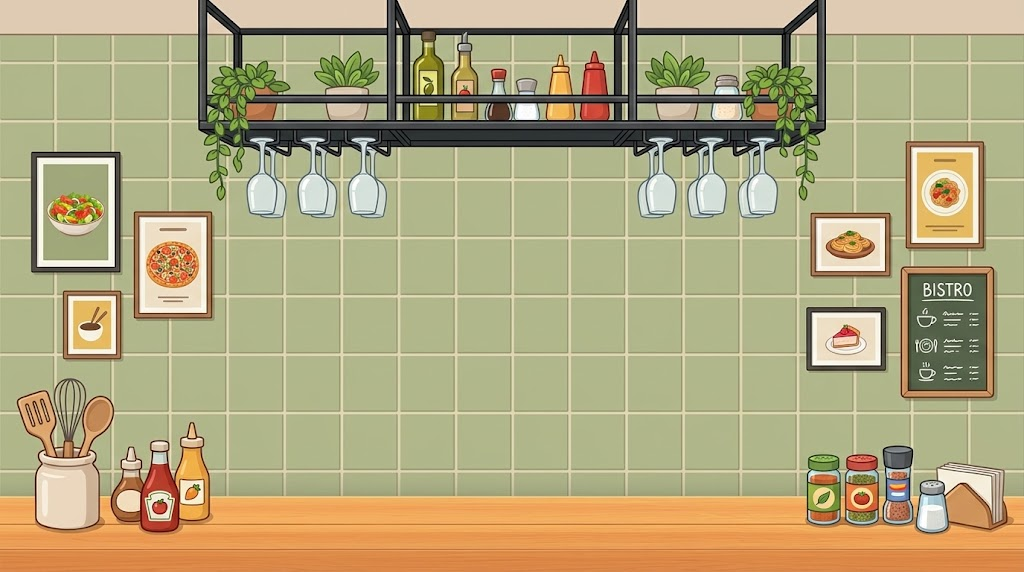
#> input picture Tools/ArtGen/kitchen_wall/source_sketch.png, 1024 x 572 px
$ python gen_dish_wall.py kitchen_wall/source_sketch.png kitchen_wall/source_sketch.png
#> lines starting #> are read from the running program, lines starting #| are printed output that depends on the picture; after the words box and inside, x2 and y2 are one past the last pixel; in counts of white or black regions, pixels touching at a corner belong together
# Фон экрана выбора блюда: только стена из плитки (без окна, утвари, полки) и стол из исходного фона.
import sys
import numpy as np
from PIL import Image

src, out = sys.argv[1], sys.argv[2]
im = np.asarray(Image.open(src).convert('RGB')).astype(np.float32)
H, W, _ = im.shape
#> H = 572; W = 1024
TABLE = 549  # стена — до этой строки
# Края теней и лучей на столе — отрезки от (x, y) до (x, y) исходного фона.
SHADOW_EDGES = [
    ((870, 556), (1280, 676)),  # тень справа
    ((0, 667), (380, 853)),     # тень слева внизу
    ((207, 556), (194, 645)),   # левый край светлого луча
    ((380, 556), (372, 645)),   # правый край светлого луча
]
EDGE_BAND = 14
SHADE_PASSES = [(10, 30), (4, 9)]  # размытие для поиска лучей на столе: поперёк и вдоль досок
EDGE = 4     # ровная светлая кромка столешницы; ниже неё — стол из оригинала (его край неровный, 547…550)

L = im.mean(2)
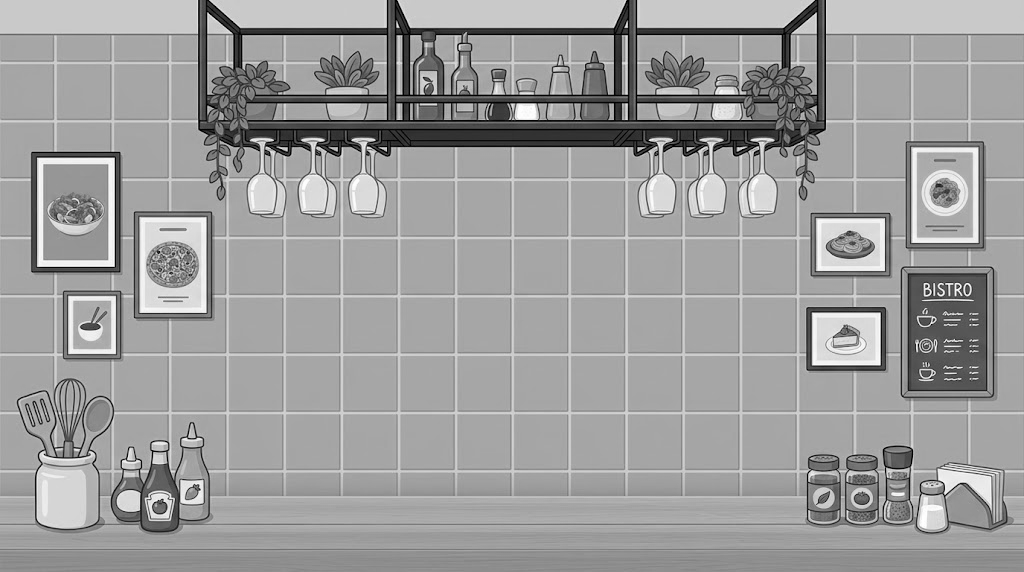
#> L: shape (572, 1024) float32; min 0, max 255, mean 157.5

def grout_lines(profile, lo, hi):
#> called with profile = array of shape (540,), lo = 0, hi = 540
    d = profile - np.convolve(profile, np.ones(15) / 15, 'same')
#> d = 540 values, max 94.09 at index 0, min -99.94 at index 34, mean 1.23
    return [i + lo for i in range(5, len(profile) - 5) if d[i] > 4 and d[i] == d[i - 3:i + 4].max()]

rows = grout_lines(L[0:540, 640:800].mean(1), 0, 540)
#> rows = [26, 36, 54, 63, 93, 104, 119, 127, 139, 148, 157, 179, 212, 238, 296, 354, 413, 471, 497, 525]
cols = grout_lines(L[250:540, :].mean(0), 0, W)
#> cols = 42 values from 29 to 998
rows = [r for r in rows if r < 525]
#> rows = [26, 36, 54, 63, 93, 104, 119, 127, 139, 148, 157, 179, 212, 238, 296, 354, 413, 471, 497]
print('rows', rows)
#| rows [26, 36, 54, 63, 93, 104, 119, 127, 139, 148, 157, 179, 212, 238, 296, 354, 413, 471, 497]
print('cols', cols)
#| cols [29, 37, 42, 56, 69, 81, 113, 124, 132, 143, 170, 183, 205, 215, 227, 284, 341, 398, 456, 512, 569, 626, 683, 741, 797, 805, 813, 830, 841, 854, 879, 888, 899, 903, 913, 924, 934, 949, 955, 969, 988, 998]

CW, CH = 88, 75
cells = []
for r0, r1 in zip(rows, rows[1:]):
    for c0, c1 in zip(cols, cols[1:]):
        cell = Image.fromarray(im[r0:r1, c0:c1].astype(np.uint8)).resize((CW, CH), Image.BICUBIC)
        cells.append(np.asarray(cell).astype(np.float32))
#> this loop made 18 passes
#> (r0, r1) on passes 1 to 12: (26, 36), (36, 54), (54, 63), (63, 93), (93, 104), (104, 119), (119, 127), (127, 139), (139, 148), (148, 157), (157, 179), (179, 212)
#> after the loop, cells = 738 items
cells = np.array(cells)

# Выравниваем освещение: у каждой ячейки — одинаковый средний цвет внутренней части плитки.
inner = (slice(12, CH - 12), slice(12, CW - 12))
means = cells[:, inner[0], inner[1]].mean((1, 2))
#> means = 738 rows, first 8: [215.2, 195.5, 169.5], [215.2, 195.5, 169.5], [215.4, 195.5, 170.1], [214.8, 194.8, 169.5], [215.1, 195.3, 169.4], [215, 195.6, 169.4], [215.7, 195.4, 170.4], [215.2, 195.3, 169.8]
# Цвет — как на образце плитки (он снят с экрана, где фон затемнён тонировкой 0.6/0.6/0.64).
target = np.array([122, 124, 100], np.float32) / np.array([0.6, 0.6, 0.64], np.float32)
#> target = [203.3, 206.7, 156.2]
norm = cells / means[:, None, None, :] * target

# Отбрасываем ячейки с предметами и краями лучей: сильное отличие от медианы.
for _ in range(3):
    med = np.median(norm, 0)
    err = np.abs(norm - med).mean((1, 2, 3))
    keep = err <= np.percentile(err, 45)
    norm, err = norm[keep], err[keep]
#> this loop made 3 passes
#> pass 1, `med = np.median(norm, 0)`:
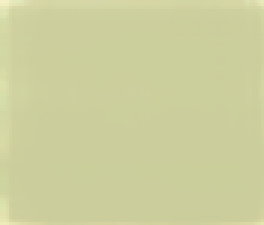
#> med: shape (75, 88, 3) float32 (shown 3 times larger); mean of channels 0, 1, 2 204.9, 208, 157.6; drawn as R, G, B
print('clean cells', len(norm))
#| clean cells 67
med = np.median(norm, 0)

rng = np.random.default_rng(7)
wall = np.zeros((TABLE, W, 3), np.float32)
#> wall: shape (549, 1024, 3) float32; every value is 0
y0 = rows[-1] % CH - CH  # фаза сетки как на исходном фоне (по нижней линии затирки)
#> y0 = -28
x0 = cols[0] % CW - CW
#> x0 = -59
for y in range(y0, TABLE, CH):
    for x in range(x0, W, CW):
        # Немного живости: реальная плитка, смешанная с «идеальной».
        cell = 0.55 * med + 0.45 * norm[rng.integers(len(norm))]
        ys, xs = max(y, 0), max(x, 0)
        ye, xe = min(y + CH, TABLE), min(x + CW, W)
        wall[ys:ye, xs:xe] = cell[ys - y:ye - y, xs - x:xe - x]
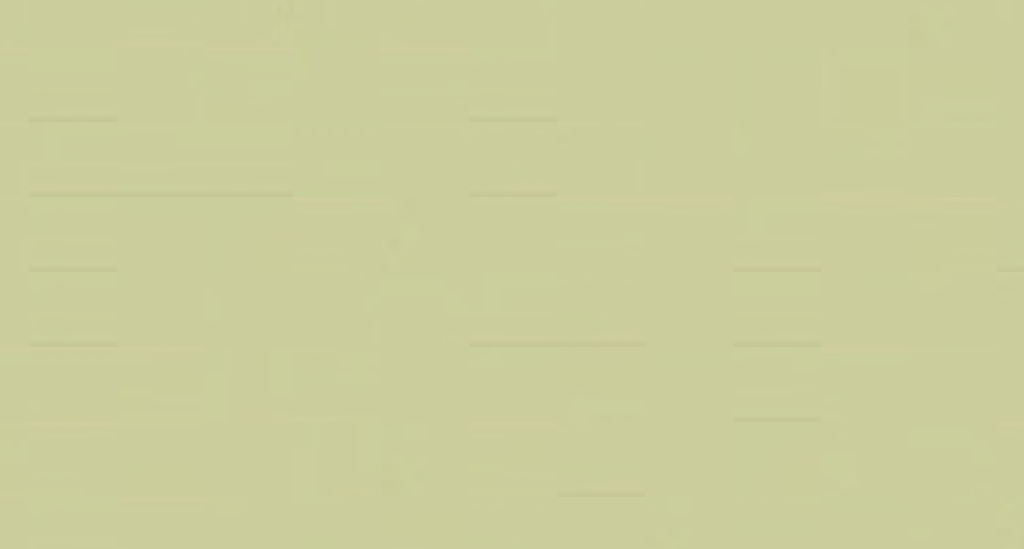
#> wall: shape (549, 1024, 3) float32; mean of channels 0, 1, 2 202.4, 207.4, 156.6; drawn as R, G, B

# Мягкое освещение: чуть светлее в центре и сверху, темнее к углам и у самого стола.
yy, xx = np.mgrid[0:TABLE, 0:W].astype(np.float32)
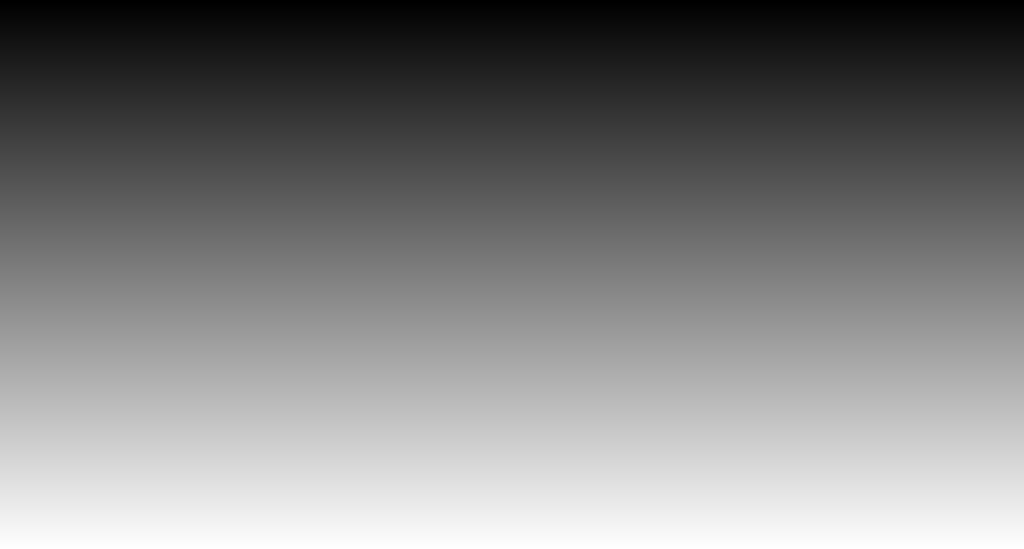
#> yy: shape (549, 1024) float32; min 0, max 548, mean 274; drawn with min black and max white
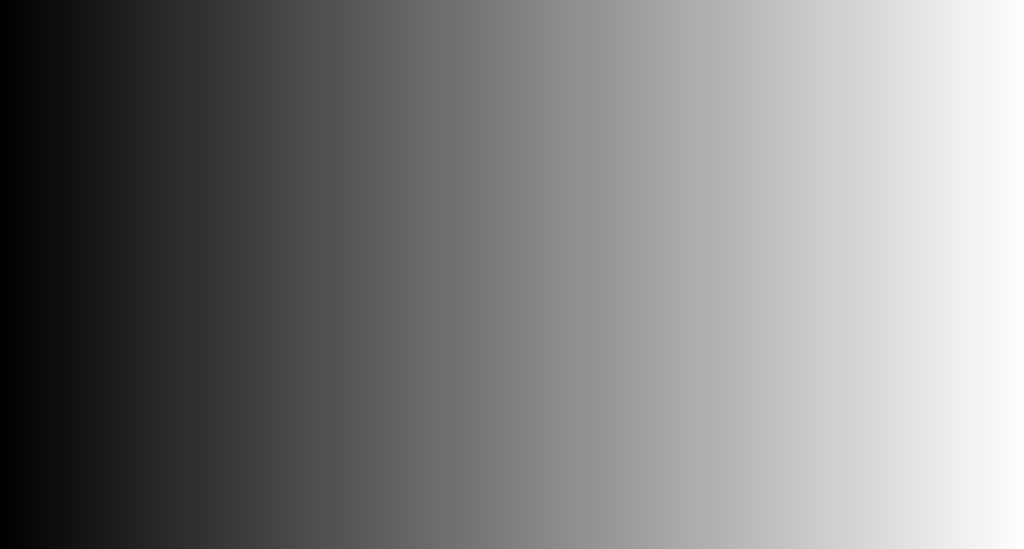
#> xx: shape (549, 1024) float32; min 0, max 1023, mean 511.5; drawn with min black and max white
light = 1.0 - 0.10 * (((xx - W / 2) / (W / 2)) ** 2) - 0.05 * (yy / TABLE)
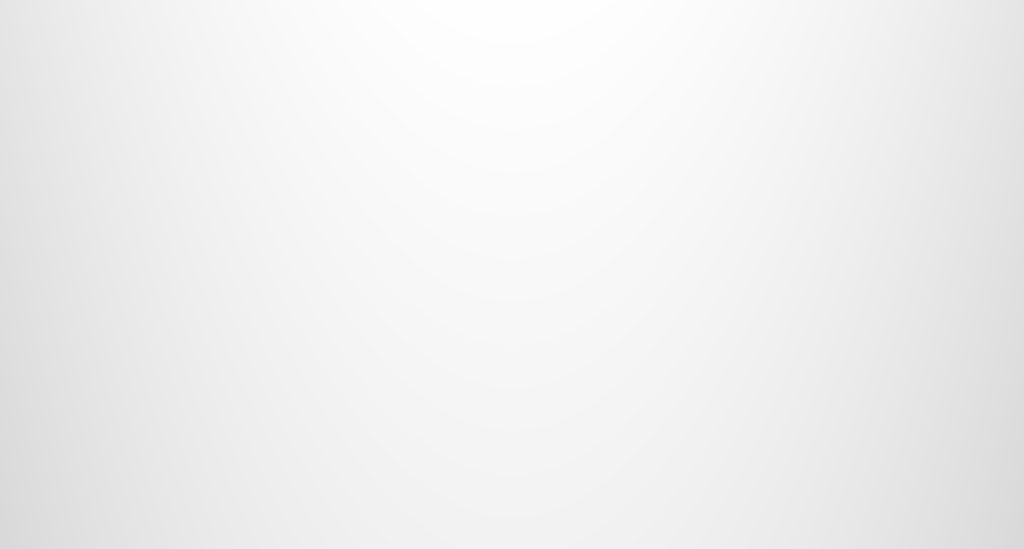
#> light: shape (549, 1024) float32; min 0.85, max 1, mean 0.942
light -= 0.10 * np.clip(1 - (TABLE - yy) / 40, 0, 1) ** 2
#> light: shape (549, 1024) float32; 7.1% of pixels changed, all inside (x1, y1, x2, y2) = (0, 510, 1024, 549)
wall *= light[..., None]

result = im.copy()
result[:TABLE] = wall
# Кромка: светлая полоса с бликом сверху и чуть темнее к дереву.
edge = np.array([[252, 236, 170], [250, 226, 156], [244, 210, 138], [236, 192, 118]], np.float32)
#> edge = [[252, 236, 170], [250, 226, 156], [244, 210, 138], [236, 192, 118]]
result[TABLE:TABLE + EDGE] = edge[:, None, :]
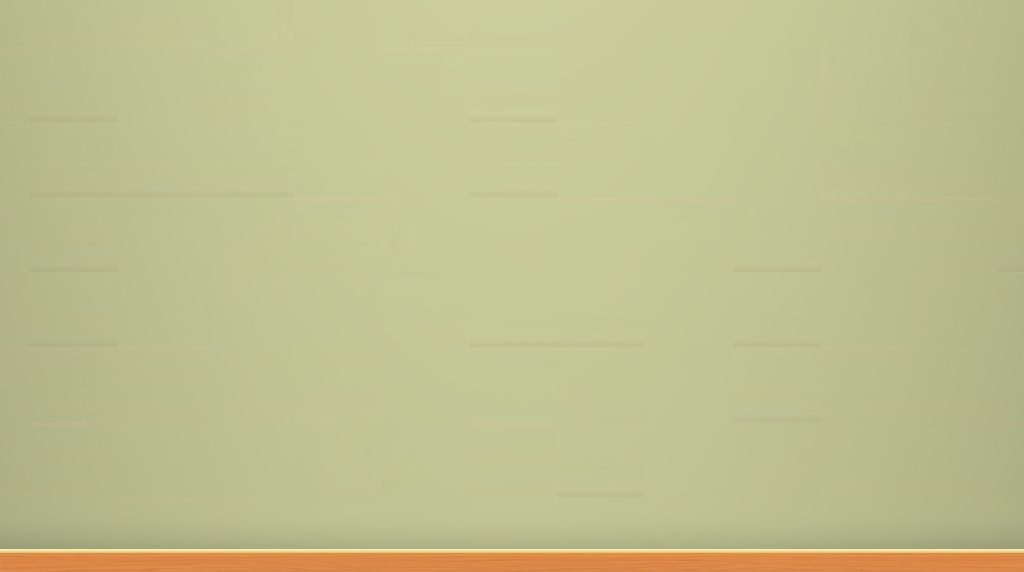
#> result: shape (572, 1024, 3) float32; mean R, G, B 192.3, 192.4, 144.3

# Стол без солнечных лучей и теней: крупные пятна яркости (размытие сильнее вдоль досок) выравниваем
# к обычной яркости своей строки — доски, их стыки и волокна дерева остаются.
from scipy.ndimage import gaussian_filter
top = TABLE + EDGE
# Два прохода: крупный убирает сами пятна, мелкий — следы их краёв.
for sy, sx in SHADE_PASSES:
    table = result[top:]
    low = np.stack([gaussian_filter(table[..., c], sigma=(sy, sx), mode='nearest') for c in range(3)], -1)
    target = np.median(low, axis=1, keepdims=True)
    result[top:] = table * target / np.maximum(low, 1.0)
#> result: shape (572, 1024, 3) float32; 3.32% of pixels changed, all inside (x1, y1, x2, y2) = (0, 553, 1024, 572)

# Резкие края теней (прямые на исходном фоне) после выравнивания остаются тонкими линиями.
# Волокна дерева идут вдоль строк, поэтому полосу вокруг края заполняем, протягивая каждую строку
# от левого края полосы к правому.
for (xa, ya), (xb, yb) in SHADOW_EDGES:
    for y in range(max(ya, top), min(yb, H)):
        x0 = int(round(xa + (xb - xa) * (y - ya) / (yb - ya)))
        l, r = x0 - EDGE_BAND, x0 + EDGE_BAND
        if r <= 2 or l >= W - 3:
            continue
        l, r = max(l, 2), min(r, W - 3)
        left = result[y, l - 2:l + 1].mean(0)
        right = result[y, r:r + 3].mean(0)
        k = np.linspace(0.0, 1.0, r - l)[:, None]
        result[y, l:r] = left * (1 - k) + right * k
#> result: shape (572, 1024, 3) float32; mean R, G, B 192.3, 192.4, 144.3
Image.fromarray(np.clip(result, 0, 255).astype(np.uint8)).save(out)
print('saved', out)
